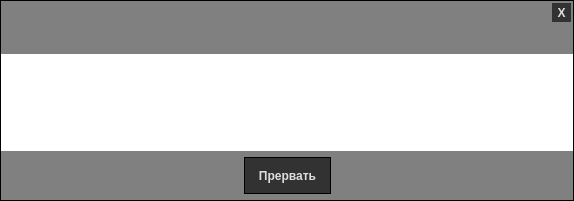
<?xml version="1.0" encoding="UTF-8"?>
<ui version="4.0">
 <class>ExecuteForm</class>
 <widget class="QWidget" name="ExecuteForm">
  <property name="geometry">
   <rect>
    <x>0</x>
    <y>0</y>
    <width>574</width>
    <height>201</height>
   </rect>
  </property>
  <property name="windowTitle">
   <string>Form</string>
  </property>
  <property name="styleSheet">
   <string notr="true"/>
  </property>
  <layout class="QVBoxLayout" name="verticalLayout">
   <property name="spacing">
    <number>0</number>
   </property>
   <property name="leftMargin">
    <number>0</number>
   </property>
   <property name="topMargin">
    <number>0</number>
   </property>
   <property name="rightMargin">
    <number>0</number>
   </property>
   <property name="bottomMargin">
    <number>0</number>
   </property>
   <item>
    <widget class="QFrame" name="frame">
     <property name="styleSheet">
      <string notr="true">QFrame{background-color: rgb(128,128,128);}
QTextEdit
{
    background-color: rgb(255,255,255);
    color:rgb(0,0,0);
}
QLabel
{
    color:white;
	font-weight:bold;
}
QToolButton
{
    background-color: rgb(50,50,50);
	border: 1px solid black;
    color:rgb(222,222,222);
    padding-left:9;
    padding-right:9;
    padding-top:9;
    padding-bottom:9;
	font-weight:bold;
}
QToolButton:hover
{
    background-color: rgb(80,80,80);
}
QToolButton:pressed
{
    background-color: rgb(25,25,25);
}
QToolButton:checked
{
    background-color: rgb(25,25,25);
}</string>
     </property>
     <property name="frameShape">
      <enum>QFrame::Box</enum>
     </property>
     <property name="frameShadow">
      <enum>QFrame::Plain</enum>
     </property>
     <layout class="QVBoxLayout" name="frameLayout" stretch="0,1,10,0">
      <property name="spacing">
       <number>0</number>
      </property>
      <property name="leftMargin">
       <number>0</number>
      </property>
      <property name="topMargin">
       <number>0</number>
      </property>
      <property name="rightMargin">
       <number>0</number>
      </property>
      <property name="bottomMargin">
       <number>0</number>
      </property>
      <item>
       <widget class="QFrame" name="frameCaption">
        <property name="styleSheet">
         <string notr="true">QToolButton 
        {
           padding-left:1;
           padding-right:1;
            padding-top:1;
            padding-bottom:1;
	border:none;
        }</string>
        </property>
        <property name="frameShape">
         <enum>QFrame::NoFrame</enum>
        </property>
        <property name="frameShadow">
         <enum>QFrame::Raised</enum>
        </property>
        <layout class="QHBoxLayout" name="horizontalLayout_2">
         <property name="spacing">
          <number>0</number>
         </property>
         <property name="leftMargin">
          <number>2</number>
         </property>
         <property name="topMargin">
          <number>2</number>
         </property>
         <property name="rightMargin">
          <number>2</number>
         </property>
         <property name="bottomMargin">
          <number>2</number>
         </property>
         <item>
          <widget class="QLabel" name="Caption">
           <property name="text">
            <string/>
           </property>
          </widget>
         </item>
         <item>
          <widget class="QToolButton" name="exitButton">
           <property name="text">
            <string>X</string>
           </property>
           <property name="icon">
            <iconset resource="rc.qrc">
             <normaloff>:/icons/close.png</normaloff>:/icons/close.png</iconset>
           </property>
           <property name="shortcut">
            <string>Esc</string>
           </property>
          </widget>
         </item>
        </layout>
       </widget>
      </item>
      <item>
       <widget class="QLabel" name="Message">
        <property name="minimumSize">
         <size>
          <width>0</width>
          <height>30</height>
         </size>
        </property>
        <property name="text">
         <string/>
        </property>
        <property name="alignment">
         <set>Qt::AlignCenter</set>
        </property>
        <property name="wordWrap">
         <bool>true</bool>
        </property>
       </widget>
      </item>
      <item>
       <widget class="QTextEdit" name="showError">
        <property name="frameShape">
         <enum>QFrame::NoFrame</enum>
        </property>
        <property name="readOnly">
         <bool>true</bool>
        </property>
       </widget>
      </item>
      <item>
       <widget class="QFrame" name="frameButton">
        <property name="frameShape">
         <enum>QFrame::NoFrame</enum>
        </property>
        <property name="frameShadow">
         <enum>QFrame::Raised</enum>
        </property>
        <layout class="QHBoxLayout" name="horizontalLayout">
         <property name="spacing">
          <number>0</number>
         </property>
         <property name="leftMargin">
          <number>0</number>
         </property>
         <property name="topMargin">
          <number>6</number>
         </property>
         <property name="rightMargin">
          <number>0</number>
         </property>
         <property name="bottomMargin">
          <number>6</number>
         </property>
         <item>
          <spacer name="horizontalSpacer">
           <property name="orientation">
            <enum>Qt::Horizontal</enum>
           </property>
           <property name="sizeHint" stdset="0">
            <size>
             <width>40</width>
             <height>20</height>
            </size>
           </property>
          </spacer>
         </item>
         <item>
          <widget class="QToolButton" name="TerminateButton">
           <property name="text">
            <string>Прервать</string>
           </property>
          </widget>
         </item>
         <item>
          <spacer name="horizontalSpacer_2">
           <property name="orientation">
            <enum>Qt::Horizontal</enum>
           </property>
           <property name="sizeHint" stdset="0">
            <size>
             <width>40</width>
             <height>20</height>
            </size>
           </property>
          </spacer>
         </item>
        </layout>
       </widget>
      </item>
     </layout>
    </widget>
   </item>
  </layout>
 </widget>
 <resources>
  <include location="rc.qrc"/>
 </resources>
 <connections/>
</ui>
